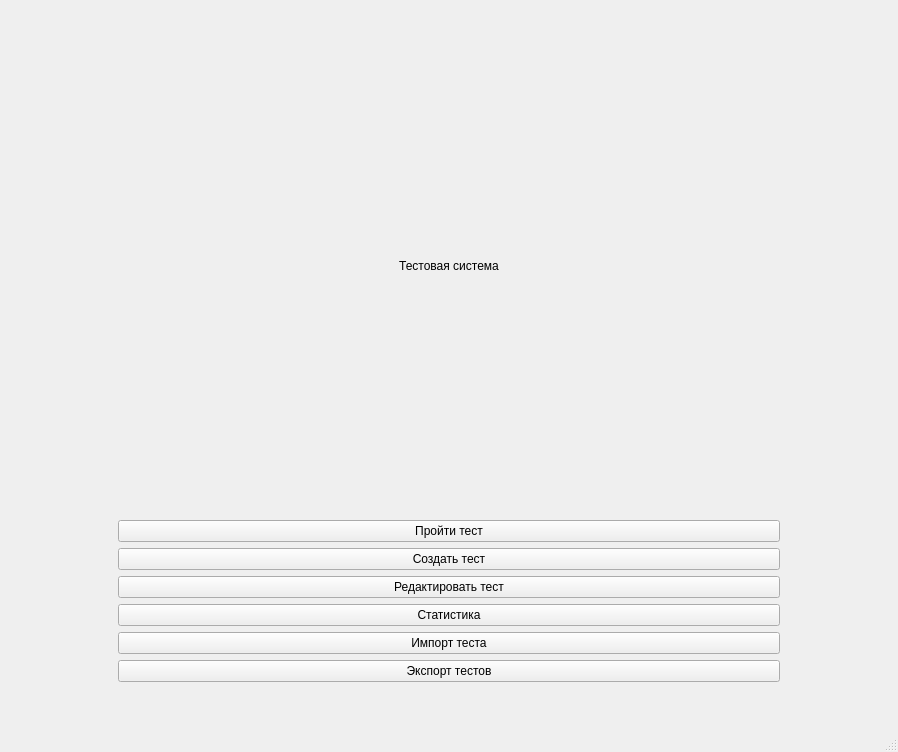
<?xml version="1.0" encoding="UTF-8"?>
<ui version="4.0">
 <class>MainWindow</class>
 <widget class="QMainWindow" name="MainWindow">
  <property name="geometry">
   <rect>
    <x>0</x>
    <y>0</y>
    <width>898</width>
    <height>752</height>
   </rect>
  </property>
  <property name="windowTitle">
   <string>MainWindow</string>
  </property>
  <widget class="QWidget" name="centralwidget">
   <layout class="QHBoxLayout" name="horizontalLayout">
    <item>
     <widget class="QWidget" name="widget" native="true">
      <layout class="QGridLayout" name="gridLayout">
       <item row="0" column="0">
        <layout class="QVBoxLayout" name="verticalLayout">
         <property name="leftMargin">
          <number>100</number>
         </property>
         <property name="rightMargin">
          <number>100</number>
         </property>
         <property name="bottomMargin">
          <number>30</number>
         </property>
         <item>
          <widget class="QLabel" name="label">
           <property name="text">
            <string>Тестовая система</string>
           </property>
           <property name="alignment">
            <set>Qt::AlignCenter</set>
           </property>
           <property name="margin">
            <number>0</number>
           </property>
          </widget>
         </item>
         <item>
          <widget class="QPushButton" name="do_btn">
           <property name="text">
            <string>Пройти тест</string>
           </property>
          </widget>
         </item>
         <item>
          <widget class="QPushButton" name="create_btn">
           <property name="text">
            <string>Создать тест</string>
           </property>
          </widget>
         </item>
         <item>
          <widget class="QPushButton" name="edit_btn">
           <property name="text">
            <string>Редактировать тест</string>
           </property>
          </widget>
         </item>
         <item>
          <widget class="QPushButton" name="stat_btn">
           <property name="text">
            <string>Статистика</string>
           </property>
          </widget>
         </item>
         <item>
          <widget class="QPushButton" name="import_btn">
           <property name="text">
            <string>Импорт теста</string>
           </property>
          </widget>
         </item>
         <item>
          <widget class="QPushButton" name="export_btn">
           <property name="text">
            <string>Экспорт тестов</string>
           </property>
          </widget>
         </item>
        </layout>
       </item>
      </layout>
     </widget>
    </item>
   </layout>
  </widget>
  <widget class="QMenuBar" name="menubar">
   <property name="geometry">
    <rect>
     <x>0</x>
     <y>0</y>
     <width>898</width>
     <height>21</height>
    </rect>
   </property>
  </widget>
  <widget class="QStatusBar" name="statusbar"/>
 </widget>
 <resources/>
 <connections/>
</ui>
